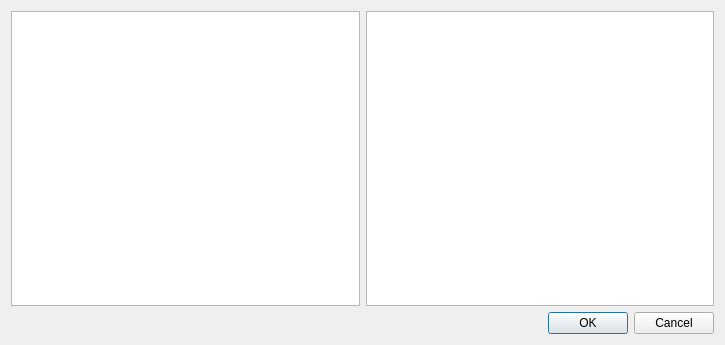
<?xml version="1.0" encoding="UTF-8"?>
<ui version="4.0">
 <class>DeviceWindow</class>
 <widget class="QDialog" name="DeviceWindow">
  <property name="geometry">
   <rect>
    <x>0</x>
    <y>0</y>
    <width>725</width>
    <height>345</height>
   </rect>
  </property>
  <property name="windowTitle">
   <string>Device</string>
  </property>
  <layout class="QVBoxLayout" name="verticalLayout">
   <item>
    <layout class="QHBoxLayout" name="horizontalLayout">
     <item>
      <widget class="QListWidget" name="device_choose"/>
     </item>
     <item>
      <widget class="QPlainTextEdit" name="device_info">
       <property name="readOnly">
        <bool>false</bool>
       </property>
      </widget>
     </item>
    </layout>
   </item>
   <item>
    <widget class="QDialogButtonBox" name="buttonBox">
     <property name="orientation">
      <enum>Qt::Horizontal</enum>
     </property>
     <property name="standardButtons">
      <set>QDialogButtonBox::Cancel|QDialogButtonBox::Ok</set>
     </property>
     <property name="centerButtons">
      <bool>false</bool>
     </property>
    </widget>
   </item>
  </layout>
 </widget>
 <resources/>
 <connections>
  <connection>
   <sender>buttonBox</sender>
   <signal>rejected()</signal>
   <receiver>DeviceWindow</receiver>
   <slot>hide()</slot>
   <hints>
    <hint type="sourcelabel">
     <x>362</x>
     <y>324</y>
    </hint>
    <hint type="destinationlabel">
     <x>362</x>
     <y>172</y>
    </hint>
   </hints>
  </connection>
 </connections>
</ui>
